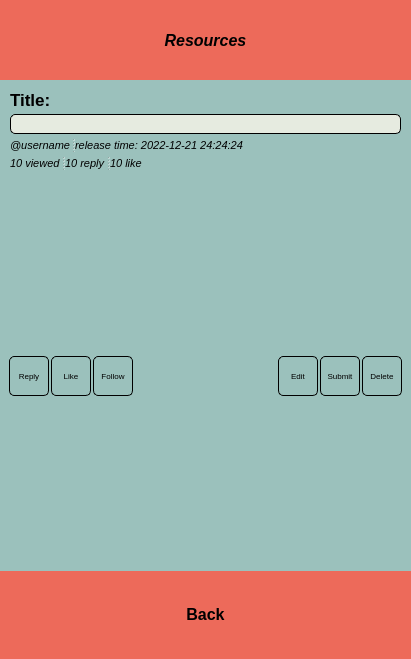
<?xml version="1.0" encoding="UTF-8"?>
<ui version="4.0">
 <class>Resource</class>
 <widget class="QWidget" name="Resource">
  <property name="geometry">
   <rect>
    <x>0</x>
    <y>0</y>
    <width>411</width>
    <height>659</height>
   </rect>
  </property>
  <property name="windowTitle">
   <string>Form</string>
  </property>
  <widget class="QPushButton" name="headBtn">
   <property name="geometry">
    <rect>
     <x>0</x>
     <y>0</y>
     <width>411</width>
     <height>80</height>
    </rect>
   </property>
   <property name="sizePolicy">
    <sizepolicy hsizetype="Fixed" vsizetype="Fixed">
     <horstretch>0</horstretch>
     <verstretch>0</verstretch>
    </sizepolicy>
   </property>
   <property name="font">
    <font>
     <pointsize>12</pointsize>
     <italic>true</italic>
     <bold>true</bold>
    </font>
   </property>
   <property name="styleSheet">
    <string notr="true">border:0px;
background:#ed6a5a;</string>
   </property>
   <property name="text">
    <string>Resources</string>
   </property>
   <property name="icon">
    <iconset resource="res.qrc">
     <normaloff>:/res/resource_icon.png</normaloff>:/res/resource_icon.png</iconset>
   </property>
   <property name="iconSize">
    <size>
     <width>60</width>
     <height>60</height>
    </size>
   </property>
  </widget>
  <widget class="QWidget" name="footnav" native="true">
   <property name="geometry">
    <rect>
     <x>0</x>
     <y>570</y>
     <width>411</width>
     <height>89</height>
    </rect>
   </property>
   <property name="sizePolicy">
    <sizepolicy hsizetype="Fixed" vsizetype="Fixed">
     <horstretch>0</horstretch>
     <verstretch>0</verstretch>
    </sizepolicy>
   </property>
   <property name="autoFillBackground">
    <bool>false</bool>
   </property>
   <property name="styleSheet">
    <string notr="true">background:#ed6a5a;</string>
   </property>
   <widget class="QPushButton" name="backBtn">
    <property name="geometry">
     <rect>
      <x>150</x>
      <y>0</y>
      <width>111</width>
      <height>89</height>
     </rect>
    </property>
    <property name="sizePolicy">
     <sizepolicy hsizetype="Minimum" vsizetype="Expanding">
      <horstretch>0</horstretch>
      <verstretch>0</verstretch>
     </sizepolicy>
    </property>
    <property name="font">
     <font>
      <pointsize>12</pointsize>
      <bold>true</bold>
     </font>
    </property>
    <property name="styleSheet">
     <string notr="true">border:0px;
background:#ed6a5a;</string>
    </property>
    <property name="text">
     <string>Back</string>
    </property>
    <property name="icon">
     <iconset resource="res.qrc">
      <normaloff>:/res/cancel_icon.png</normaloff>:/res/cancel_icon.png</iconset>
    </property>
    <property name="iconSize">
     <size>
      <width>50</width>
      <height>50</height>
     </size>
    </property>
    <property name="checkable">
     <bool>true</bool>
    </property>
   </widget>
  </widget>
  <widget class="QScrollArea" name="resScrollArea">
   <property name="geometry">
    <rect>
     <x>0</x>
     <y>80</y>
     <width>428</width>
     <height>491</height>
    </rect>
   </property>
   <property name="sizePolicy">
    <sizepolicy hsizetype="Fixed" vsizetype="Expanding">
     <horstretch>0</horstretch>
     <verstretch>0</verstretch>
    </sizepolicy>
   </property>
   <property name="frameShape">
    <enum>QFrame::NoFrame</enum>
   </property>
   <property name="lineWidth">
    <number>0</number>
   </property>
   <property name="verticalScrollBarPolicy">
    <enum>Qt::ScrollBarAlwaysOn</enum>
   </property>
   <property name="horizontalScrollBarPolicy">
    <enum>Qt::ScrollBarAlwaysOff</enum>
   </property>
   <property name="sizeAdjustPolicy">
    <enum>QAbstractScrollArea::AdjustToContents</enum>
   </property>
   <property name="widgetResizable">
    <bool>true</bool>
   </property>
   <widget class="QWidget" name="resScrollAreaContent">
    <property name="geometry">
     <rect>
      <x>0</x>
      <y>0</y>
      <width>411</width>
      <height>491</height>
     </rect>
    </property>
    <property name="sizePolicy">
     <sizepolicy hsizetype="Preferred" vsizetype="Expanding">
      <horstretch>0</horstretch>
      <verstretch>0</verstretch>
     </sizepolicy>
    </property>
    <layout class="QVBoxLayout" name="verticalLayout">
     <property name="spacing">
      <number>0</number>
     </property>
     <property name="leftMargin">
      <number>0</number>
     </property>
     <property name="topMargin">
      <number>0</number>
     </property>
     <property name="rightMargin">
      <number>0</number>
     </property>
     <property name="bottomMargin">
      <number>0</number>
     </property>
     <item>
      <widget class="QWidget" name="restitlewidget" native="true">
       <property name="sizePolicy">
        <sizepolicy hsizetype="Fixed" vsizetype="Preferred">
         <horstretch>0</horstretch>
         <verstretch>0</verstretch>
        </sizepolicy>
       </property>
       <property name="minimumSize">
        <size>
         <width>411</width>
         <height>100</height>
        </size>
       </property>
       <property name="maximumSize">
        <size>
         <width>411</width>
         <height>100</height>
        </size>
       </property>
       <property name="styleSheet">
        <string notr="true">border:0px;
background:#9bc1bc;
</string>
       </property>
       <layout class="QFormLayout" name="formLayout">
        <property name="horizontalSpacing">
         <number>0</number>
        </property>
        <property name="verticalSpacing">
         <number>5</number>
        </property>
        <property name="leftMargin">
         <number>10</number>
        </property>
        <property name="topMargin">
         <number>10</number>
        </property>
        <property name="rightMargin">
         <number>10</number>
        </property>
        <property name="bottomMargin">
         <number>10</number>
        </property>
        <item row="0" column="0">
         <widget class="QLabel" name="headtitlelabel">
          <property name="font">
           <font>
            <pointsize>13</pointsize>
            <bold>true</bold>
           </font>
          </property>
          <property name="text">
           <string>Title: </string>
          </property>
         </widget>
        </item>
        <item row="2" column="0">
         <widget class="QSplitter" name="splitter_2">
          <property name="orientation">
           <enum>Qt::Horizontal</enum>
          </property>
          <widget class="QLabel" name="headusernamelabel">
           <property name="sizePolicy">
            <sizepolicy hsizetype="Expanding" vsizetype="Preferred">
             <horstretch>0</horstretch>
             <verstretch>0</verstretch>
            </sizepolicy>
           </property>
           <property name="font">
            <font>
             <pointsize>8</pointsize>
             <italic>true</italic>
            </font>
           </property>
           <property name="text">
            <string>@username</string>
           </property>
          </widget>
          <widget class="QLabel" name="headtimelabel">
           <property name="sizePolicy">
            <sizepolicy hsizetype="Expanding" vsizetype="Preferred">
             <horstretch>0</horstretch>
             <verstretch>0</verstretch>
            </sizepolicy>
           </property>
           <property name="font">
            <font>
             <pointsize>8</pointsize>
             <italic>true</italic>
            </font>
           </property>
           <property name="text">
            <string>release time: 2022-12-21 24:24:24</string>
           </property>
          </widget>
         </widget>
        </item>
        <item row="3" column="0">
         <widget class="QSplitter" name="splitter">
          <property name="orientation">
           <enum>Qt::Horizontal</enum>
          </property>
          <widget class="QLabel" name="headviewedlabel">
           <property name="sizePolicy">
            <sizepolicy hsizetype="Expanding" vsizetype="Preferred">
             <horstretch>0</horstretch>
             <verstretch>0</verstretch>
            </sizepolicy>
           </property>
           <property name="font">
            <font>
             <pointsize>8</pointsize>
             <italic>true</italic>
            </font>
           </property>
           <property name="text">
            <string>10 viewed</string>
           </property>
          </widget>
          <widget class="QLabel" name="headreplylabel">
           <property name="sizePolicy">
            <sizepolicy hsizetype="Expanding" vsizetype="Preferred">
             <horstretch>0</horstretch>
             <verstretch>0</verstretch>
            </sizepolicy>
           </property>
           <property name="font">
            <font>
             <pointsize>8</pointsize>
             <italic>true</italic>
            </font>
           </property>
           <property name="text">
            <string>10 reply</string>
           </property>
          </widget>
          <widget class="QLabel" name="headlikelabel">
           <property name="sizePolicy">
            <sizepolicy hsizetype="Expanding" vsizetype="Preferred">
             <horstretch>0</horstretch>
             <verstretch>0</verstretch>
            </sizepolicy>
           </property>
           <property name="font">
            <font>
             <pointsize>8</pointsize>
             <italic>true</italic>
            </font>
           </property>
           <property name="text">
            <string>10 like</string>
           </property>
          </widget>
         </widget>
        </item>
        <item row="1" column="0" colspan="2">
         <widget class="QLineEdit" name="headtitleedit">
          <property name="font">
           <font>
            <pointsize>13</pointsize>
            <bold>true</bold>
           </font>
          </property>
          <property name="styleSheet">
           <string notr="true">border: 1px solid;
border-radius: 5px;
background-color: rgb(230, 235, 224);</string>
          </property>
         </widget>
        </item>
       </layout>
      </widget>
     </item>
     <item>
      <widget class="QWidget" name="resbodywidget" native="true">
       <property name="sizePolicy">
        <sizepolicy hsizetype="Preferred" vsizetype="Expanding">
         <horstretch>0</horstretch>
         <verstretch>0</verstretch>
        </sizepolicy>
       </property>
       <property name="minimumSize">
        <size>
         <width>411</width>
         <height>0</height>
        </size>
       </property>
       <property name="maximumSize">
        <size>
         <width>411</width>
         <height>10000</height>
        </size>
       </property>
       <property name="styleSheet">
        <string notr="true">background:#9bc1bc;
</string>
       </property>
      </widget>
     </item>
     <item>
      <widget class="QWidget" name="btnwidget" native="true">
       <property name="sizePolicy">
        <sizepolicy hsizetype="Fixed" vsizetype="Fixed">
         <horstretch>0</horstretch>
         <verstretch>0</verstretch>
        </sizepolicy>
       </property>
       <property name="minimumSize">
        <size>
         <width>411</width>
         <height>42</height>
        </size>
       </property>
       <property name="maximumSize">
        <size>
         <width>411</width>
         <height>42</height>
        </size>
       </property>
       <property name="styleSheet">
        <string notr="true">background-color: rgb(155, 193, 188);
border: 0px;</string>
       </property>
       <layout class="QHBoxLayout" name="horizontalLayout" stretch="40,40,40,149,40,40,40">
        <property name="spacing">
         <number>2</number>
        </property>
        <property name="topMargin">
         <number>0</number>
        </property>
        <property name="bottomMargin">
         <number>0</number>
        </property>
        <item>
         <widget class="QToolButton" name="replyBtn">
          <property name="sizePolicy">
           <sizepolicy hsizetype="Preferred" vsizetype="Preferred">
            <horstretch>0</horstretch>
            <verstretch>0</verstretch>
           </sizepolicy>
          </property>
          <property name="minimumSize">
           <size>
            <width>40</width>
            <height>40</height>
           </size>
          </property>
          <property name="maximumSize">
           <size>
            <width>40</width>
            <height>40</height>
           </size>
          </property>
          <property name="font">
           <font>
            <pointsize>6</pointsize>
           </font>
          </property>
          <property name="styleSheet">
           <string notr="true">border-radius: 5px;
background-color: rgb(155, 193, 188);
border: 1px solid;</string>
          </property>
          <property name="text">
           <string>Reply</string>
          </property>
          <property name="icon">
           <iconset resource="res.qrc">
            <normaloff>:/res/comment_icon.png</normaloff>:/res/comment_icon.png</iconset>
          </property>
          <property name="checkable">
           <bool>false</bool>
          </property>
          <property name="popupMode">
           <enum>QToolButton::InstantPopup</enum>
          </property>
          <property name="toolButtonStyle">
           <enum>Qt::ToolButtonTextUnderIcon</enum>
          </property>
         </widget>
        </item>
        <item>
         <widget class="QToolButton" name="likeBtn">
          <property name="sizePolicy">
           <sizepolicy hsizetype="Preferred" vsizetype="Preferred">
            <horstretch>0</horstretch>
            <verstretch>0</verstretch>
           </sizepolicy>
          </property>
          <property name="minimumSize">
           <size>
            <width>40</width>
            <height>40</height>
           </size>
          </property>
          <property name="maximumSize">
           <size>
            <width>40</width>
            <height>40</height>
           </size>
          </property>
          <property name="font">
           <font>
            <pointsize>6</pointsize>
           </font>
          </property>
          <property name="styleSheet">
           <string notr="true">border-radius: 5px;
background-color: rgb(155, 193, 188);
border: 1px solid;</string>
          </property>
          <property name="text">
           <string>Like</string>
          </property>
          <property name="icon">
           <iconset resource="res.qrc">
            <normaloff>:/res/unlike_icon.png</normaloff>:/res/unlike_icon.png</iconset>
          </property>
          <property name="checkable">
           <bool>true</bool>
          </property>
          <property name="popupMode">
           <enum>QToolButton::InstantPopup</enum>
          </property>
          <property name="toolButtonStyle">
           <enum>Qt::ToolButtonTextUnderIcon</enum>
          </property>
         </widget>
        </item>
        <item>
         <widget class="QToolButton" name="followBtn">
          <property name="sizePolicy">
           <sizepolicy hsizetype="Preferred" vsizetype="Preferred">
            <horstretch>0</horstretch>
            <verstretch>0</verstretch>
           </sizepolicy>
          </property>
          <property name="minimumSize">
           <size>
            <width>40</width>
            <height>40</height>
           </size>
          </property>
          <property name="maximumSize">
           <size>
            <width>40</width>
            <height>40</height>
           </size>
          </property>
          <property name="font">
           <font>
            <pointsize>6</pointsize>
           </font>
          </property>
          <property name="styleSheet">
           <string notr="true">border-radius: 5px;
background-color: rgb(155, 193, 188);
border: 1px solid;</string>
          </property>
          <property name="text">
           <string>Follow</string>
          </property>
          <property name="icon">
           <iconset resource="res.qrc">
            <normaloff>:/res/unfollow_click_icon.png</normaloff>:/res/unfollow_click_icon.png</iconset>
          </property>
          <property name="checkable">
           <bool>true</bool>
          </property>
          <property name="popupMode">
           <enum>QToolButton::InstantPopup</enum>
          </property>
          <property name="toolButtonStyle">
           <enum>Qt::ToolButtonTextUnderIcon</enum>
          </property>
         </widget>
        </item>
        <item>
         <spacer name="horizontalSpacer">
          <property name="orientation">
           <enum>Qt::Horizontal</enum>
          </property>
          <property name="sizeHint" stdset="0">
           <size>
            <width>134</width>
            <height>20</height>
           </size>
          </property>
         </spacer>
        </item>
        <item>
         <widget class="QToolButton" name="editBtn">
          <property name="sizePolicy">
           <sizepolicy hsizetype="Preferred" vsizetype="Preferred">
            <horstretch>0</horstretch>
            <verstretch>0</verstretch>
           </sizepolicy>
          </property>
          <property name="minimumSize">
           <size>
            <width>40</width>
            <height>40</height>
           </size>
          </property>
          <property name="maximumSize">
           <size>
            <width>40</width>
            <height>40</height>
           </size>
          </property>
          <property name="font">
           <font>
            <pointsize>6</pointsize>
           </font>
          </property>
          <property name="styleSheet">
           <string notr="true">border-radius: 5px;
background-color: rgb(155, 193, 188);
border: 1px solid;</string>
          </property>
          <property name="text">
           <string>Edit</string>
          </property>
          <property name="icon">
           <iconset resource="res.qrc">
            <normaloff>:/res/edit_icon.png</normaloff>:/res/edit_icon.png</iconset>
          </property>
          <property name="checkable">
           <bool>true</bool>
          </property>
          <property name="popupMode">
           <enum>QToolButton::InstantPopup</enum>
          </property>
          <property name="toolButtonStyle">
           <enum>Qt::ToolButtonTextUnderIcon</enum>
          </property>
         </widget>
        </item>
        <item>
         <widget class="QToolButton" name="submitBtn">
          <property name="sizePolicy">
           <sizepolicy hsizetype="Preferred" vsizetype="Preferred">
            <horstretch>0</horstretch>
            <verstretch>0</verstretch>
           </sizepolicy>
          </property>
          <property name="minimumSize">
           <size>
            <width>40</width>
            <height>40</height>
           </size>
          </property>
          <property name="maximumSize">
           <size>
            <width>40</width>
            <height>40</height>
           </size>
          </property>
          <property name="font">
           <font>
            <pointsize>6</pointsize>
           </font>
          </property>
          <property name="styleSheet">
           <string notr="true">border-radius: 5px;
background-color: rgb(155, 193, 188);
border: 1px solid;</string>
          </property>
          <property name="text">
           <string>Submit</string>
          </property>
          <property name="icon">
           <iconset resource="res.qrc">
            <normaloff>:/res/submit_icon.png</normaloff>:/res/submit_icon.png</iconset>
          </property>
          <property name="toolButtonStyle">
           <enum>Qt::ToolButtonTextUnderIcon</enum>
          </property>
         </widget>
        </item>
        <item>
         <widget class="QToolButton" name="deleteBtn">
          <property name="sizePolicy">
           <sizepolicy hsizetype="Preferred" vsizetype="Preferred">
            <horstretch>0</horstretch>
            <verstretch>0</verstretch>
           </sizepolicy>
          </property>
          <property name="minimumSize">
           <size>
            <width>40</width>
            <height>40</height>
           </size>
          </property>
          <property name="maximumSize">
           <size>
            <width>40</width>
            <height>40</height>
           </size>
          </property>
          <property name="font">
           <font>
            <pointsize>6</pointsize>
           </font>
          </property>
          <property name="styleSheet">
           <string notr="true">border-radius: 5px;
background-color: rgb(155, 193, 188);
border: 1px solid;</string>
          </property>
          <property name="text">
           <string>Delete</string>
          </property>
          <property name="icon">
           <iconset resource="res.qrc">
            <normaloff>:/res/delete_icon.png</normaloff>:/res/delete_icon.png</iconset>
          </property>
          <property name="popupMode">
           <enum>QToolButton::InstantPopup</enum>
          </property>
          <property name="toolButtonStyle">
           <enum>Qt::ToolButtonTextUnderIcon</enum>
          </property>
         </widget>
        </item>
       </layout>
      </widget>
     </item>
     <item>
      <widget class="QWidget" name="commentwidget" native="true">
       <property name="sizePolicy">
        <sizepolicy hsizetype="Preferred" vsizetype="Expanding">
         <horstretch>0</horstretch>
         <verstretch>0</verstretch>
        </sizepolicy>
       </property>
       <property name="minimumSize">
        <size>
         <width>411</width>
         <height>0</height>
        </size>
       </property>
       <property name="maximumSize">
        <size>
         <width>411</width>
         <height>1000</height>
        </size>
       </property>
       <property name="styleSheet">
        <string notr="true">background:#9bc1bc;</string>
       </property>
      </widget>
     </item>
    </layout>
   </widget>
  </widget>
 </widget>
 <resources>
  <include location="res.qrc"/>
 </resources>
 <connections/>
</ui>
